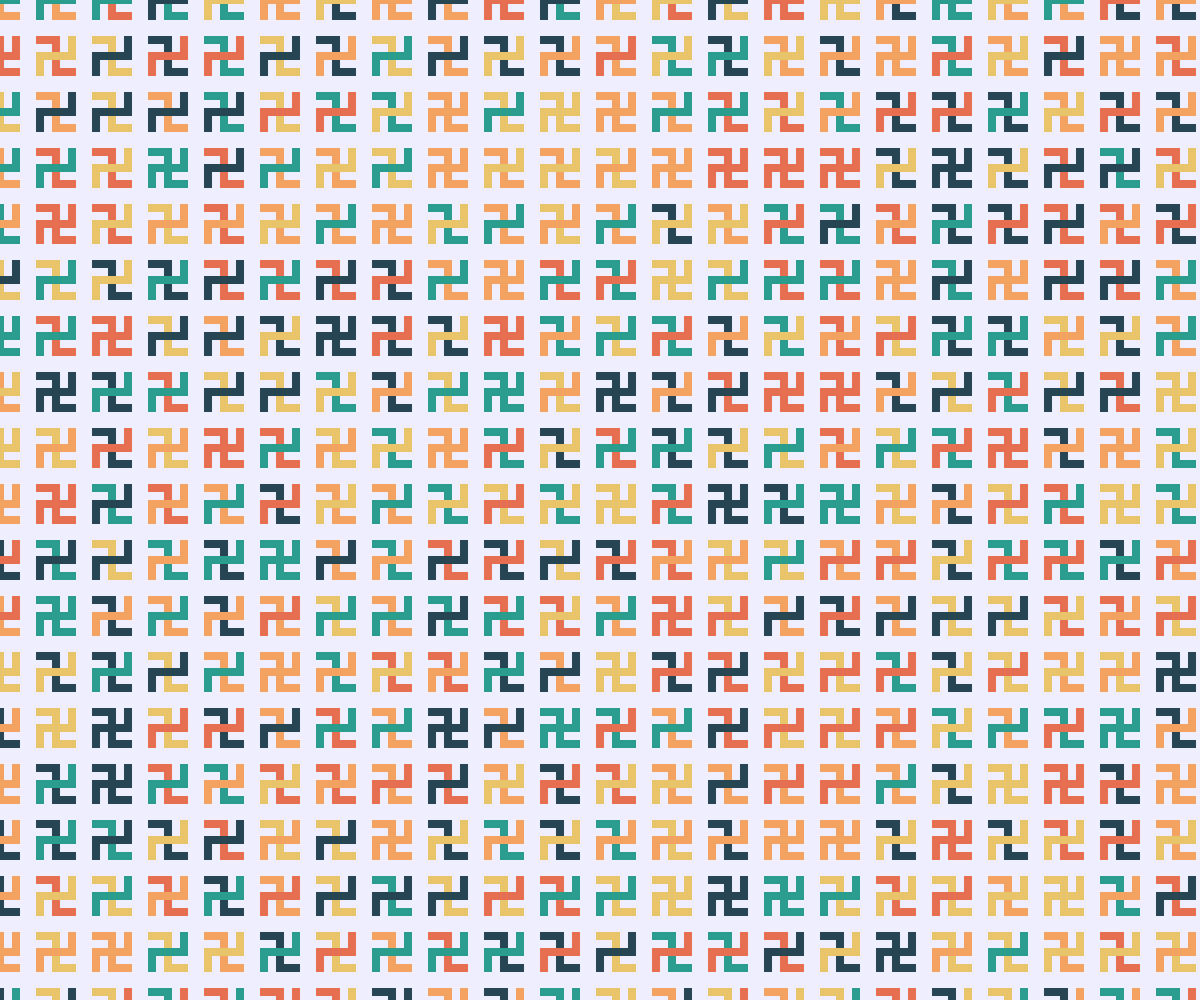
Frame 1 (no input)
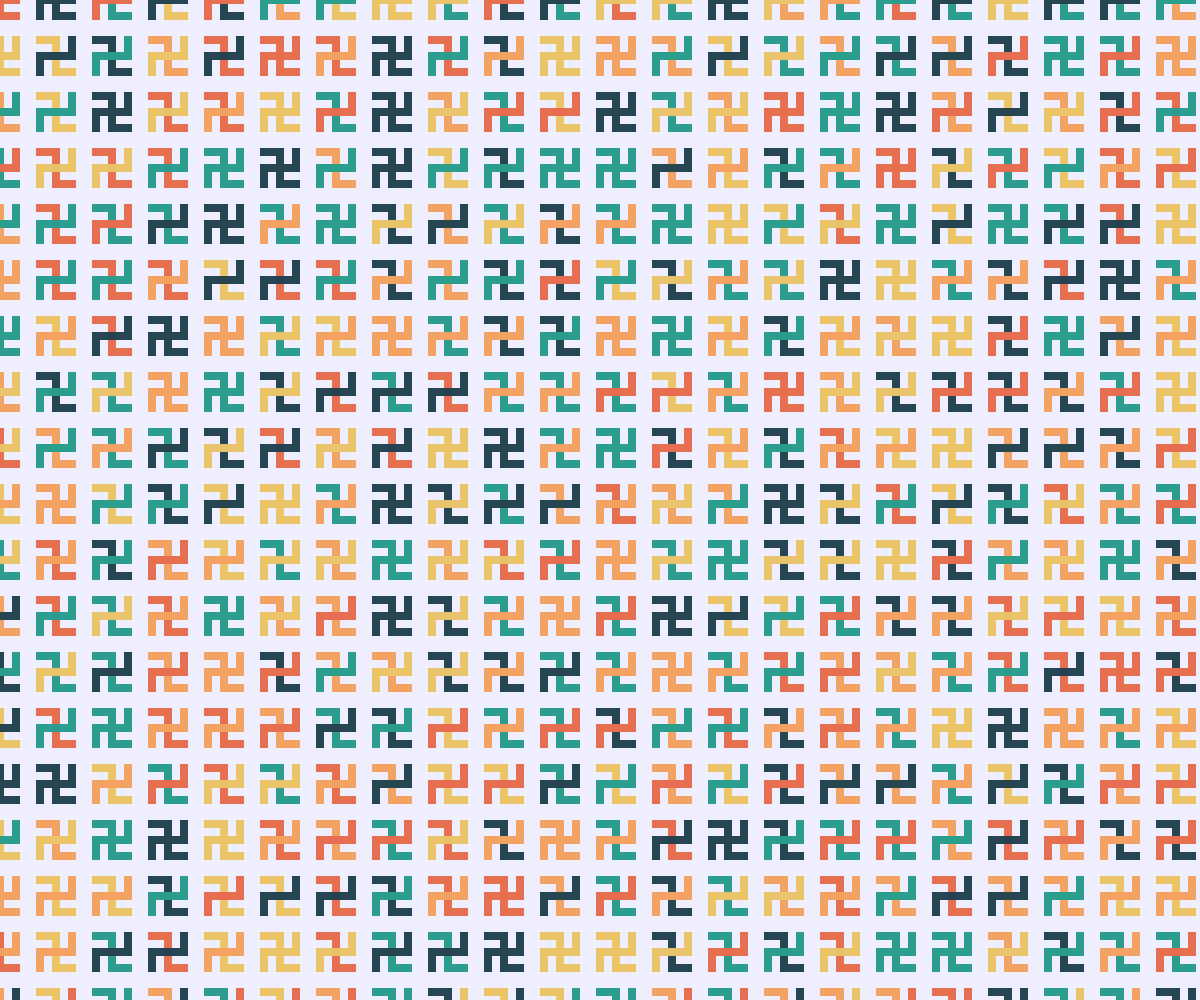
Frame 2 (the mouse pressed at the canvas centre, redrawn once)

The p5.js sketch that drew these frames (run headless with seeded random() and noise() and a simulated clock; the mouse was pressed at the canvas centre and the sketch redrawn once):

// p5.js sketch
// ── sketch.js
"use strict"

const COLORS = ["#264653", "#2A9D8F", "#E9C46A", "#F4A261", "#E76F51"];
const WHITE = "#EEEEFF";
const BLACK = "#333333";

function setup(){
	createCanvas(windowWidth, windowHeight);
	angleMode(DEGREES); rectMode(CENTER); imageMode(CENTER);
	textAlign(CENTER, CENTER); textSize(14);
	noLoop();
}

function draw(){
	background(WHITE);
	noFill();
	noStroke();

	let len = 8;
	const pX = len * 7;
	const pY = len * 7;
	const rows = floor(height / pY) + 2;
	const cols = floor(width / pX) + 2;
	for(let r=0; r<rows; r++){
		for(let c=0; c<cols; c++){
			const x = floor(c * pX);
			const y = floor(r * pY);
			drawManji(x, y, len);
		}
	}
}

function drawManji(x, y, len){

	noStroke();

	const dirs = [
		0, 0, 0, 90, 90, 90, 90, 0, 0, 90, 180, 180, 180,
		270, 270, 270, 270, 180, 180];
	fill(getColor(COLORS));
	drawShape(x, y, len, 0, dirs);
	fill(getColor(COLORS));
	drawShape(x, y, len, 90, dirs);
}

function drawShape(x, y, len, rot, dirs){
	push();
	translate(x, y);
	rotate(rot);
	beginShape();
	let current = {x: -len*2.5, y: -len*2.5};
	vertex(current.x, current.y);
	for(let dir of dirs){
		current.x += len * cos(dir);
		current.y += len * sin(dir);
		vertex(current.x, current.y);
	}
	endShape(CLOSE);
	pop();
}

function getColor(colors){
	return colors[floor(random()*colors.length)];
}
